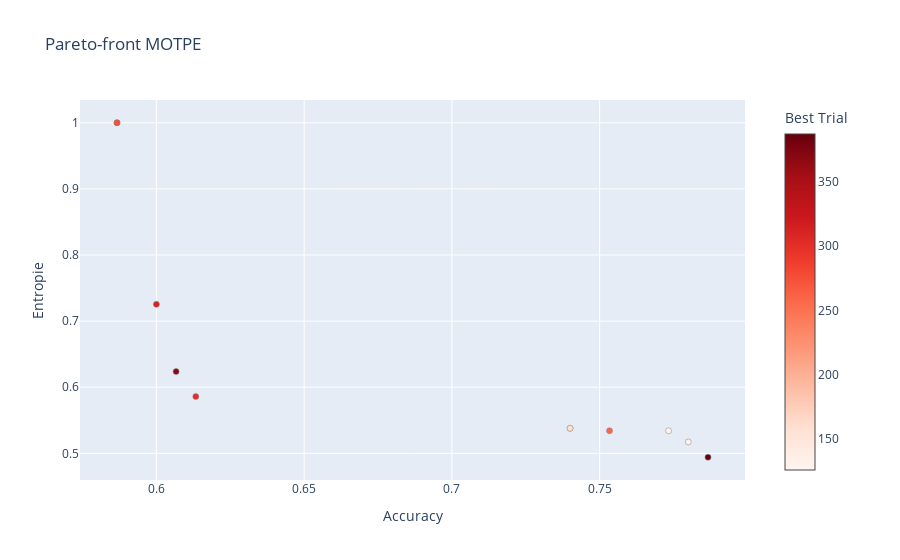

Write notebook code for a chart like this one.
### Code cell
fig = optuna.visualization.plot_pareto_front(exp, target_names=["Accuracy", "Entropie"], include_dominated_trials=False)
#fig = optuna.visualization.plot_pareto_front(motpe_experiment, target_names=["objective 1", "objective 2"])
fig.layout.title = 'Pareto-front MOTPE'
fig

### Figure 1 — Plotly figure (JSON) as saved in the notebook; plotly's stock layout.template omitted (floating-point values rounded to 4 significant figures)
{"data": [{"hovertemplate": "%{text}<extra>Trial</extra>", "marker": {"color": [], "colorbar": {"title": {"text": "Trial"}}, "colorscale": [[0, "rgb(247,251,255)"], [0.125, "rgb(222,235,247)"], [0.25, "rgb(198,219,239)"], [0.375, "rgb(158,202,225)"], [0.5, "rgb(107,174,214)"], [0.625, "rgb(66,146,198)"], [0.75, "rgb(33,113,181)"], [0.875, "rgb(8,81,156)"], [1, "rgb(8,48,107)"]], "line": {"color": "Grey", "width": 0.5}}, "mode": "markers", "showlegend": false, "text": [], "type": "scatter", "x": [], "y": []}, {"hovertemplate": "%{text}<extra>Best Trial</extra>", "marker": {"color": [126, 131, 153, 155, 259, 272, 275, 300, 312, 368, 387], "colorbar": {"title": {"text": "Best Trial"}, "x": 1, "xpad": 40}, "colorscale": [[0, "rgb(255,245,240)"], [0.125, "rgb(254,224,210)"], [0.25, "rgb(252,187,161)"], [0.375, "rgb(252,146,114)"], [0.5, "rgb(251,106,74)"], [0.625, "rgb(239,59,44)"], [0.75, "rgb(203,24,29)"], [0.875, "rgb(165,15,21)"], [1, "rgb(103,0,13)"]], "line": {"color": "Grey", "width": 0.5}}, "mode": "markers", "showlegend": false, "text": ["{<br>  \"number\": 126,<br>  \"values\": [<br>    0.7733333333333333,<br>    0.5340836631608494<br>  ],<br>  \"params\": {<br>    \"classifier\": \"RandomForest\",<br>    \"rf_n_estimators\": 260,<br>    \"rf_max_depth\": 21,<br>    \"rf_min_samples_split\": 0.13772471419142557,<br>    \"rf_min_samples_leaf\": 0.2862457566597607,<br>    \"rf_max_features\": \"log2\",<br>    \"rf_random_state\": 42<br>  }<br>}", "{<br>  \"number\": 131,<br>  \"values\": [<br>    0.78,<br>    0.5173029624843137<br>  ],<br>  \"params\": {<br>    \"classifier\": \"RandomForest\",<br>    \"rf_n_estimators\": 260,<br>    \"rf_max_depth\": 21,<br>    \"rf_min_samples_split\": 0.13147829620120394,<br>    \"rf_min_samples_leaf\": 0.2664618398422298,<br>    \"rf_max_features\": \"log2\",<br>    \"rf_random_state\": 42<br>  }<br>}", "{<br>  \"number\": 153,<br>  \"values\": [<br>    0.74,<br>    0.5378866688153381<br>  ],<br>  \"params\": {<br>    \"classifier\": \"RandomForest\",<br>    \"rf_n_estimators\": 290,<br>    \"rf_max_depth\": 22,<br>    \"rf_min_samples_split\": 0.2241257063586325,<br>    \"rf_min_samples_leaf\": 0.298750719158712,<br>    \"rf_max_features\": \"log2\",<br>    \"rf_random_state\": 42<br>  }<br>}", "{<br>  \"number\": 155,<br>  \"values\": [<br>    0.74,<br>    0.5378866688153381<br>  ],<br>  \"params\": {<br>    \"classifier\": \"RandomForest\",<br>    \"rf_n_estimators\": 290,<br>    \"rf_max_depth\": 22,<br>    \"rf_min_samples_split\": 0.21974900631096628,<br>    \"rf_min_samples_leaf\": 0.29838326189058845,<br>    \"rf_max_features\": \"log2\",<br>    \"rf_random_state\": 42<br>  }<br>}", "{<br>  \"number\": 259,<br>  \"values\": [<br>    0.7533333333333333,<br>    0.5341126180772052<br>  ],<br>  \"params\": {<br>    \"classifier\": \"RandomForest\",<br>    \"rf_n_estimators\": 350,<br>    \"rf_max_depth\": 27,<br>    \"rf_min_samples_split\": 0.043859460552574725,<br>    \"rf_min_samples_leaf\": 0.296914897884738,<br>    \"rf_max_features\": \"sqrt\",<br>    \"rf_random_state\": 42<br>  }<br>}", "{<br>  \"number\": 272,<br>  \"values\": [<br>    0.5866666666666667,<br>    1.0<br>  ],<br>  \"params\": {<br>    \"classifier\": \"RandomForest\",<br>    \"rf_n_estimators\": 310,<br>    \"rf_max_depth\": 2,<br>    \"rf_min_samples_split\": 0.6751582161336258,<br>    \"rf_min_samples_leaf\": 0.05163833300758547,<br>    \"rf_max_features\": \"log2\",<br>    \"rf_random_state\": 42<br>  }<br>}", "{<br>  \"number\": 275,<br>  \"values\": [<br>    0.5866666666666667,<br>    1.0<br>  ],<br>  \"params\": {<br>    \"classifier\": \"RandomForest\",<br>    \"rf_n_estimators\": 360,<br>    \"rf_max_depth\": 2,<br>    \"rf_min_samples_split\": 0.6782401881466958,<br>    \"rf_min_samples_leaf\": 0.024487730988729785,<br>    \"rf_max_features\": \"log2\",<br>    \"rf_random_state\": 42<br>  }<br>}", "{<br>  \"number\": 300,<br>  \"values\": [<br>    0.6133333333333333,<br>    0.5858029598015349<br>  ],<br>  \"params\": {<br>    \"classifier\": \"RandomForest\",<br>    \"rf_n_estimators\": 730,<br>    \"rf_max_depth\": 21,<br>    \"rf_min_samples_split\": 0.6575021969475362,<br>    \"rf_min_samples_leaf\": 0.047216683654316804,<br>    \"rf_max_features\": \"log2\",<br>    \"rf_random_state\": 42<br>  }<br>}", "{<br>  \"number\": 312,<br>  \"values\": [<br>    0.6,<br>    0.7253121152840595<br>  ],<br>  \"params\": {<br>    \"classifier\": \"RandomForest\",<br>    \"rf_n_estimators\": 770,<br>    \"rf_max_depth\": 19,<br>    \"rf_min_samples_split\": 0.6744597179965313,<br>    \"rf_min_samples_leaf\": 0.08984697867106567,<br>    \"rf_max_features\": \"log2\",<br>    \"rf_random_state\": 42<br>  }<br>}", "{<br>  \"number\": 368,<br>  \"values\": [<br>    0.6066666666666667,<br>    0.623661489125348<br>  ],<br>  \"params\": {<br>    \"classifier\": \"RandomForest\",<br>    \"rf_n_estimators\": 740,<br>    \"rf_max_depth\": 20,<br>    \"rf_min_samples_split\": 0.6701044982418178,<br>    \"rf_min_samples_leaf\": 0.33535205135887974,<br>    \"rf_max_features\": \"log2\",<br>    \"rf_random_state\": 42<br>  }<br>}", "{<br>  \"number\": 387,<br>  \"values\": [<br>    0.7866666666666666,<br>    0.494091596820883<br>  ],<br>  \"params\": {<br>    \"classifier\": \"RandomForest\",<br>    \"rf_n_estimators\": 750,<br>    \"rf_max_depth\": 22,<br>    \"rf_min_samples_split\": 0.38201946519899277,<br>    \"rf_min_samples_leaf\": 0.261568894908413,<br>    \"rf_max_features\": \"log2\",<br>    \"rf_random_state\": 42<br>  }<br>}"], "type": "scatter", "x": [0.7733, 0.78, 0.74, 0.74, 0.7533, 0.5867, 0.5867, 0.6133, 0.6, 0.6067, 0.7867], "y": [0.5341, 0.5173, 0.5379, 0.5379, 0.5341, 1, 1, 0.5858, 0.7253, 0.6237, 0.4941]}], "layout": {"title": {"text": "Pareto-front MOTPE"}, "xaxis": {"title": {"text": "Accuracy"}}, "yaxis": {"title": {"text": "Entropie"}}}}
